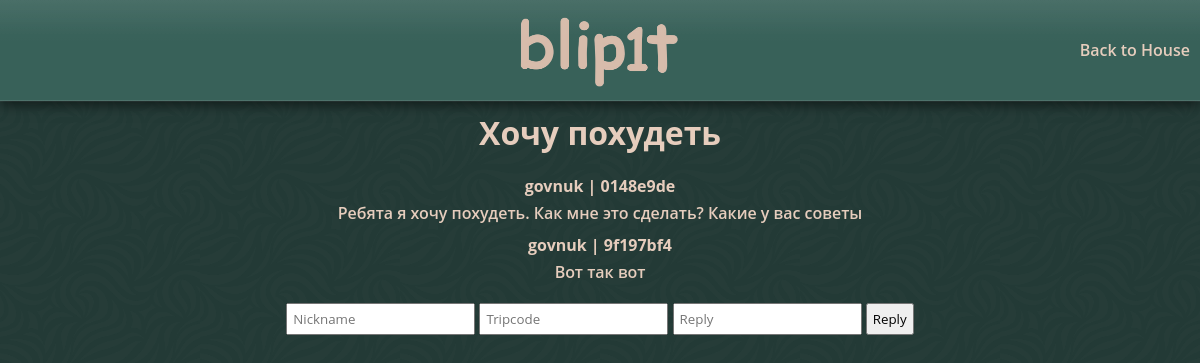
The app's page /thread/2, older data.
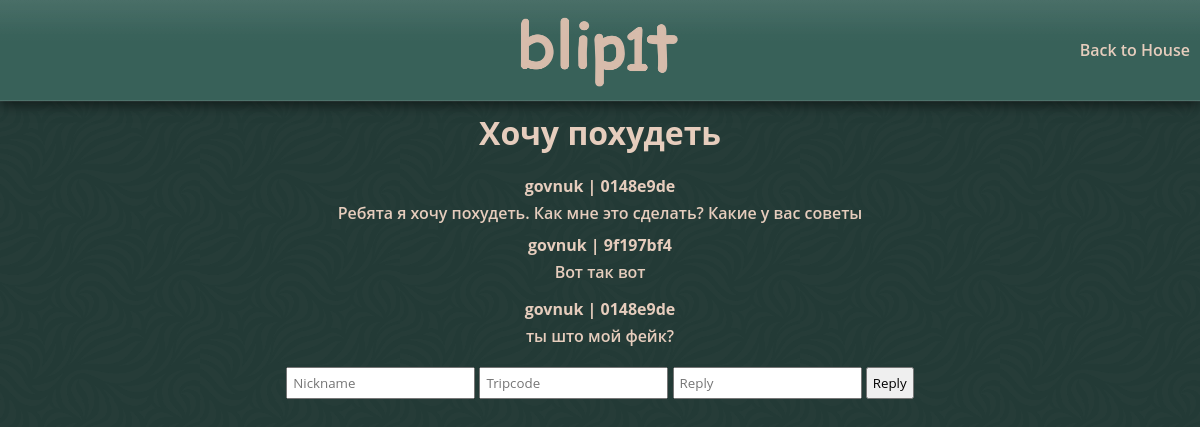
The same page, newer data.
### tables this page shows
CREATE TABLE threads (
                id INTEGER PRIMARY KEY AUTOINCREMENT,
                house_id INTEGER NOT NULL,
                title TEXT NOT NULL
            );

CREATE TABLE posts (
                id INTEGER PRIMARY KEY AUTOINCREMENT,
                thread_id INTEGER NOT NULL,
                nickname TEXT NOT NULL,
                tripcode_hash TEXT NOT NULL,
                content TEXT NOT NULL
            );

CREATE TABLE replies (
                id INTEGER PRIMARY KEY AUTOINCREMENT,
                post_id INTEGER NOT NULL,
                nickname TEXT NOT NULL,
                tripcode_hash TEXT NOT NULL,
                content TEXT NOT NULL
            );

### app.py (the view)
@app.route("/thread/<int:thread_id>")
def thread(thread_id):
    db = get_db()
    cur = cursor(db)
    q = "%s" if USE_POSTGRES else "?"
    cur.execute(f"SELECT * FROM threads WHERE id={q}", (thread_id,))
    thread = cur.fetchone()
    cur.execute(f"SELECT * FROM posts WHERE thread_id={q} ORDER BY id ASC", (thread_id,))
    posts_rows = cur.fetchall()
    posts = []
    for p in posts_rows:
        post = dict(p)
        cur.execute(f"SELECT * FROM replies WHERE post_id={q} ORDER BY id ASC", (p["id"],))
        post["replies"] = cur.fetchall()
        posts.append(post)
    cur.close()
    db.close()
    return render_template("thread.html", thread=thread, posts=posts)

### app.py (called while the page is built)
def get_db():
    if USE_POSTGRES:
        conn = psycopg2.connect(os.environ["DATABASE_URL"])
        return conn
    else:
        conn = sqlite3.connect("database.db")
        conn.row_factory = sqlite3.Row
        return conn

def cursor(db):
    if USE_POSTGRES:
        return db.cursor(cursor_factory=psycopg2.extras.DictCursor)
    return db.cursor()

### templates/thread.html (shortened to what this page needs)
<!DOCTYPE html>
<html>
<head>
  <link rel="stylesheet" href="/static/style.css">
</head>
<body>
<header style="display:flex; align-items:center;">
  <img
  src="/static/logo.png"
  alt="blip1t Logo"
  style="height:80px; transform: translateX(10px);"
>
  <div style="flex:1; text-align:right;">
    <a href="/house/{{ thread.house_id }}" class="back-button">Back to House</a>
  </div>
</header>
<h1 style="text-align:center; margin-top:10px;">
  {{ thread.title }}
</h1>
<main>
  <ul class="posts-list">
  {% for p in posts %}
    <li class="post-item">
      <div class="post-content">
        <div style="margin-top:15px;">
          <b>{{ p.nickname }} | {{ p.tripcode_hash[:8] }}</b> {{ p.content }}
        </div>
        <ul class="replies-list">
        {% for r in p.replies %}
          <li class="reply-item">
            <div style="margin-top:10px;">
              <b>{{ r.nickname }} | {{ r.tripcode_hash[:8] }}</b> {{ r.content }}
            </div>
          </li>
        {% endfor %}
        </ul>
        <form action="/post/{{ p.id }}/reply" method="POST" class="reply-form">
          <input type="text" name="nickname" placeholder="Nickname" required>
          <input type="text" name="tripcode" placeholder="Tripcode" required>
          <input type="text" name="content" placeholder="Reply" required>
          <button type="submit">Reply</button>
        </form>
      </div>
    </li>
  {% endfor %}
  </ul>
</main>
</body>
</html>

### static/style.css (style rules this page uses)
body { background-color: #233a36; background-image: url('/static/pattern.png'); background-repeat: repeat; background-size: 200px 200px; background-attachment: fixed; color: #e6cdbd; font-family: 'Open Sans', sans-serif; font-weight: 550; margin: 0; padding: 0; text-align: center; }
header { background: linear-gradient( to bottom, rgba(255, 255, 255, 0.06), rgba(255, 255, 255, 0.0) 35% ), #386159; padding: 10px; display: flex; justify-content: space-between; align-items: center; position: sticky; top: 0; z-index: 1000; box-shadow: 0 1px 0 rgba(255,255,255,0.05), 0 4px 12px rgba(0,0,0,0.55); border-bottom: 1px solid rgba(255,255,255,0.06); }
header::after { content: ""; position: absolute; inset: 0; pointer-events: none; background: linear-gradient( to bottom, rgba(255,255,255,0.08), rgba(255,255,255,0.0) 45% ); opacity: 0.4; }
a { color: #e6cdbd; text-decoration: none; }
ul { list-style: none; padding-left: 0; margin: 0 auto; }
li { margin-bottom: 10px; }
input, textarea, button { margin: 5px 0; padding: 5px; font-family: inherit; }
button { cursor: pointer; }
.posts-list, .replies-list { list-style: none; padding-left: 0; text-align: center; margin: 0 auto; }
.posts-list li, .replies-list li { margin-bottom: 15px; }
.posts-list b, .replies-list b { display: block; margin-bottom: 5px; }
form { margin-top: 5px; }

Row changes from the older to the newer data that the page shows:
added replies: nickname "govnuk", tripcode_hash "0148e9de", content "ты што мой фейк?"
